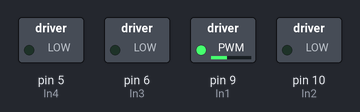
This sketch was run on a simulated Arduino Uno, built with avr-gcc and run on an emulated ATmega328P. Shown: switched loads named in the sketch (green lamp = pin HIGH).

Above: at 0.1 s.
Timing chart, 0 to 1.6 s (numbered marks = the images above):
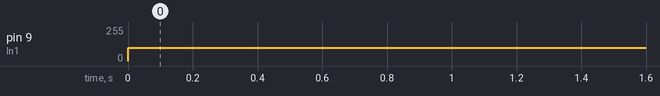

The sketch:

motor.ino
```cpp
//Motor Connections
//Change this if you wish to use another diagram
int In1 = 9;
int In2 = 10;
int In3 = 6;
int In4 = 5;


void setup()
{
  // All motor control pins are outputs

  pinMode(In1, OUTPUT);
  pinMode(In2, OUTPUT);
  pinMode(In3, OUTPUT);
  pinMode(In4, OUTPUT);
}
void goStraight()   //run both motors in the same direction
{
  // turn on motor A
  analogWrite(In1, 100);
  analogWrite(In2, 0);

}
void loop()
{
  goStraight();
  delay(1000);
}
```

Measured:
- by itself, pin 9 (In1): 0/255 → 100/255 at 0.00 s
